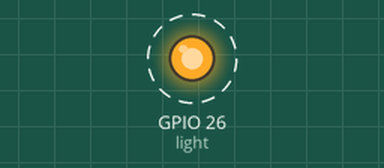
Recording of a program running on a simulated Raspberry Pi (BCM pin numbers). Shown: output pins drawn as LEDs (lit = HIGH). Dashed ring = blinking.

Above: at 0.1 s.
Timing chart, 0 to 3.0 s (numbered marks = the images above):
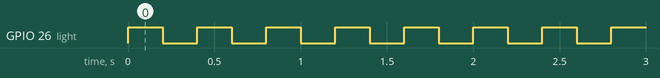

Measured:
- by itself, GPIO 26 (light): alternates HIGH for 0.20 s and LOW for 0.20 s

The program:

GPIO_out1.py
```python
import RPi.GPIO as GPIO
import time
GPIO.setmode(GPIO.BCM) # 设置采用BCM编号

light = 26
GPIO.setup(light, GPIO.OUT, initial = GPIO.LOW) # 初始化引脚

try:
    while True:
        GPIO.output(light, GPIO.HIGH) # 引脚设置为高电位，LED点亮
        time.sleep(0.2)
        GPIO.output(light, GPIO.LOW)
        time.sleep(0.2) # 利用time.sleep()达到闪烁的效果
except KeyboardInterrupt:
    GPIO.cleanup() # 按下ctrl+C时释放引脚
finally:
    GPIO.cleanup() # 确保释放引脚
```
